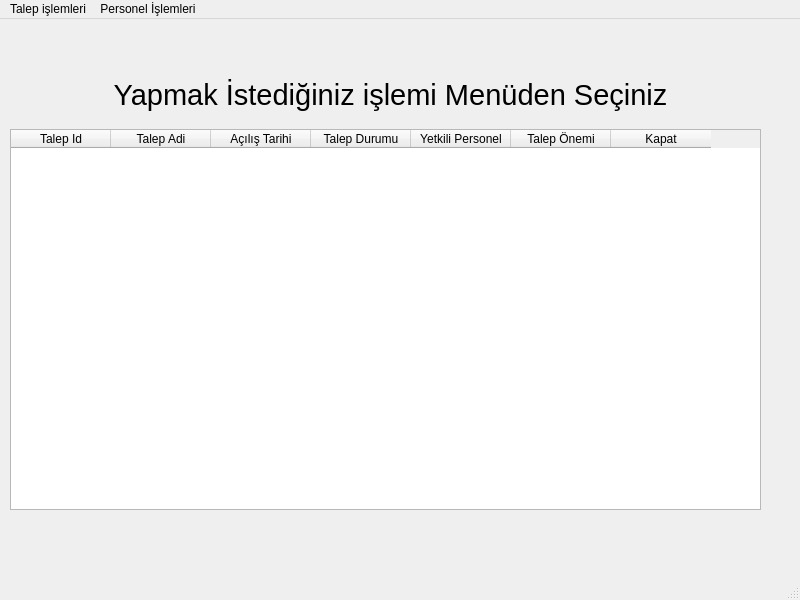
<?xml version="1.0" encoding="UTF-8"?>
<ui version="4.0">
 <class>AnaPencere</class>
 <widget class="QMainWindow" name="AnaPencere">
  <property name="geometry">
   <rect>
    <x>0</x>
    <y>0</y>
    <width>800</width>
    <height>600</height>
   </rect>
  </property>
  <property name="windowTitle">
   <string>Ana Pencere</string>
  </property>
  <widget class="QWidget" name="ana_icerik">
   <widget class="QTableWidget" name="tableWidget">
    <property name="geometry">
     <rect>
      <x>10</x>
      <y>110</y>
      <width>751</width>
      <height>381</height>
     </rect>
    </property>
    <column>
     <property name="text">
      <string>Talep Id</string>
     </property>
    </column>
    <column>
     <property name="text">
      <string>Talep Adi</string>
     </property>
    </column>
    <column>
     <property name="text">
      <string>Açılış Tarihi</string>
     </property>
    </column>
    <column>
     <property name="text">
      <string>Talep Durumu</string>
     </property>
    </column>
    <column>
     <property name="text">
      <string>Yetkili Personel</string>
     </property>
    </column>
    <column>
     <property name="text">
      <string>Talep Önemi</string>
     </property>
    </column>
    <column>
     <property name="text">
      <string>Kapat</string>
     </property>
    </column>
   </widget>
   <widget class="QLabel" name="label">
    <property name="geometry">
     <rect>
      <x>90</x>
      <y>40</y>
      <width>601</width>
      <height>71</height>
     </rect>
    </property>
    <property name="font">
     <font>
      <pointsize>22</pointsize>
     </font>
    </property>
    <property name="text">
     <string>Yapmak İstediğiniz işlemi Menüden Seçiniz</string>
    </property>
    <property name="alignment">
     <set>Qt::AlignCenter</set>
    </property>
   </widget>
  </widget>
  <widget class="QMenuBar" name="menubar">
   <property name="geometry">
    <rect>
     <x>0</x>
     <y>0</y>
     <width>800</width>
     <height>21</height>
    </rect>
   </property>
   <widget class="QMenu" name="menuTalep_i_lemleri">
    <property name="title">
     <string>Talep işlemleri</string>
    </property>
    <addaction name="actionTalep_A"/>
    <addaction name="actionDevam_Eden_Talepler"/>
    <addaction name="actionKapanan_Talepler"/>
   </widget>
   <widget class="QMenu" name="menuPersonel_lemleri">
    <property name="title">
     <string>Personel İşlemleri</string>
    </property>
    <addaction name="actionPersonel_Ekle"/>
    <addaction name="actionPersnel_G_ncelle_Sil"/>
   </widget>
   <addaction name="menuTalep_i_lemleri"/>
   <addaction name="menuPersonel_lemleri"/>
  </widget>
  <widget class="QStatusBar" name="statusbar"/>
  <action name="actionPersonel_Ekle">
   <property name="text">
    <string>Personel Ekle</string>
   </property>
  </action>
  <action name="actionPersnel_G_ncelle_Sil">
   <property name="text">
    <string>Personel Güncelle - Sil</string>
   </property>
  </action>
  <action name="actionTalep_A">
   <property name="text">
    <string>Talep Aç</string>
   </property>
  </action>
  <action name="actionDevam_Eden_Talepler">
   <property name="text">
    <string>Devam Eden Talepler</string>
   </property>
  </action>
  <action name="actionKapanan_Talepler">
   <property name="text">
    <string>Kapanan Talepler</string>
   </property>
  </action>
 </widget>
 <resources/>
 <connections/>
</ui>
